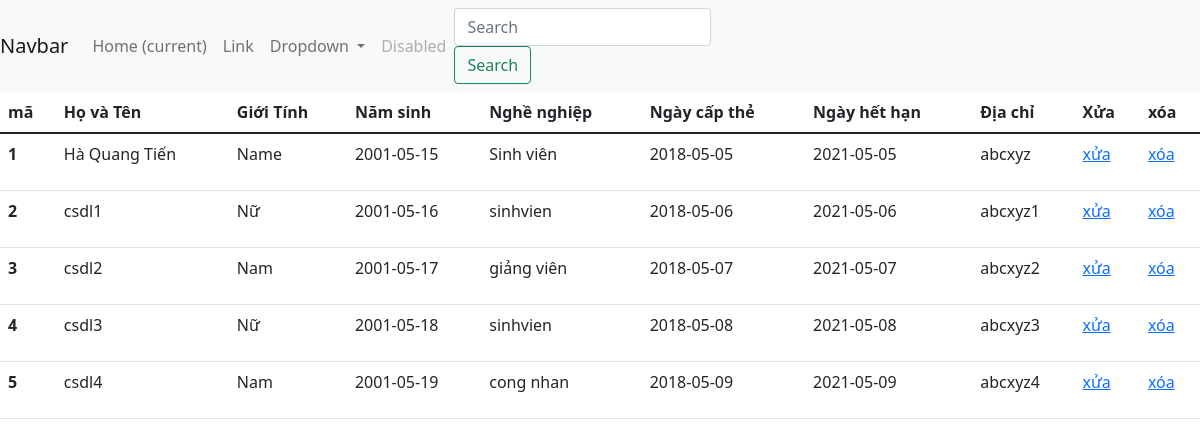
The page / on the database its author committed.
### tables this page shows
CREATE TABLE `docgia` (
  `madg` int(11) NOT NULL,
  `hovaten` varchar(200) NOT NULL,
  `gioitinh` varchar(200) NOT NULL,
  `namsinh` date NOT NULL,
  `nghenghiep` varchar(200) NOT NULL,
  `ngaycapthe` date NOT NULL,
  `ngayhethan` date NOT NULL,
  `diachi` varchar(200) NOT NULL
);

### controller/UserController.php (called while the page is built, shortened)
<?php
    require_once 'model/UserModel.php';
 class UserController{
    function index(){
        $userModel = new UserModel();
        $users = $userModel->getAllUsers();
        require_once "view/uesr/index.php";
    }
}
?>

### index.php (called while the page is built, shortened)
<?php
$action = isset($_GET['action']) ? $_GET['action'] :'index';
$object = new $classController();
$object->$action();
?>

### model/UserModel.php (called while the page is built, shortened)
<?php
    class UserModel{
        public function getAllUsers(){
            $conn = $this->connectDB();
            $sql = "SELECT * FROM docgia";
            $result = mysqli_query($conn,$sql);
            $arr_users = [];
            if(mysqli_num_rows($result) > 0){
                $arr_users = mysqli_fetch_all($result, MYSQLI_ASSOC);
            }
            return $arr_users;
        }
        public function connectDB() {
            $connection = mysqli_connect(DB_HOST, DB_USERNAME, DB_PASSWORD, DB_NAME);
            return $connection;
        }
    }
    ?>

### view/uesr/index.php (the view, shortened to what this page needs)
<!DOCTYPE html>
<html lang="en">
<head>
    <link href="https://cdn.jsdelivr.net/npm/bootstrap@5.1.3/dist/css/bootstrap.min.css" rel="stylesheet">
</head>
<nav class="navbar navbar-expand-lg navbar-light bg-light">
  <a class="navbar-brand" href="#">Navbar</a>
  <div class="collapse navbar-collapse" id="navbarSupportedContent">
    <ul class="navbar-nav mr-auto">
      <li class="nav-item active">
        <a class="nav-link" href="#">Home <span class="sr-only">(current)</span></a>
      </li>
      <li class="nav-item">
        <a class="nav-link" href="#">Link</a>
      </li>
      <li class="nav-item dropdown">
        <a class="nav-link dropdown-toggle" href="#" id="navbarDropdown" role="button" data-toggle="dropdown" aria-haspopup="true" aria-expanded="false">
          Dropdown
        </a>
      </li>
      <li class="nav-item">
        <a class="nav-link disabled" href="#">Disabled</a>
      </li>
    </ul>
    <form class="form-inline my-2 my-lg-0">
      <input class="form-control mr-sm-2" type="search" placeholder="Search" aria-label="Search">
      <button class="btn btn-outline-success my-2 my-sm-0" type="submit">Search</button>
    </form>
  </div>
</nav>
<table class="table">
  <thead>
    <tr>
    <th >mã </th>
      <th >Họ và Tên</th>
      <th >Giới Tính </th>
      <th >Năm sinh</th>
      <th >Nghề nghiệp</th>
      <th >Ngày cấp thẻ </th>
      <th >Ngày hết hạn</th>
      <th >Địa chỉ </th>
      <th >Xửa</th>
      <th >xóa</th>
    </tr>
  </thead>
  <tbody>
  <?php
  foreach($users as $user)
{
  ?>
    <tr>
      <th scope = "row"> <?php echo "<p> {$user['madg']} </p>"?> </th>
      <td> <?php echo "<p> {$user['hovaten']} </p>"?> </td>
      <td> <?php echo "<p> {$user['gioitinh']} </p>"?> </td>
      <td> <?php echo "<p> {$user['namsinh']} </p>"?> </td>
      <td> <?php echo "<p> {$user['nghenghiep']} </p>"?> </td>
      <td> <?php echo "<p> {$user['ngaycapthe']} </p>"?> </td>
      <td> <?php echo "<p> {$user['ngayhethan']} </p>"?> </td>
      <td> <?php echo "<p> {$user['diachi']} </p>"?> </td>
      <td> <a href="">xửa</a> </td>
      <td> <a href="UserModel.php?madg=<?php echo "<p> {$user['madg']} </p>"?>">xóa</a> </td>
    </tr>
  <?php
  }
  ?>
  </tbody>
</table>
</body>
</html>

### rows shown on the page
docgia: madg "1", hovaten "Hà Quang Tiến", gioitinh "Name", namsinh "2001-05-15", nghenghiep "Sinh viên", ngaycapthe "2018-05-05", ngayhethan "2021-05-05", diachi "abcxyz"
docgia: madg "2", hovaten "csdl1", gioitinh "Nữ", namsinh "2001-05-16", nghenghiep "sinhvien", ngaycapthe "2018-05-06", ngayhethan "2021-05-06", diachi "abcxyz1"
docgia: madg "3", hovaten "csdl2", gioitinh "Nam", namsinh "2001-05-17", nghenghiep "giảng viên", ngaycapthe "2018-05-07", ngayhethan "2021-05-07", diachi "abcxyz2"
docgia: madg "4", hovaten "csdl3", gioitinh "Nữ", namsinh "2001-05-18", nghenghiep "sinhvien", ngaycapthe "2018-05-08", ngayhethan "2021-05-08", diachi "abcxyz3"
docgia: madg "5", hovaten "csdl4", gioitinh "Nam", namsinh "2001-05-19", nghenghiep "cong nhan", ngaycapthe "2018-05-09", ngayhethan "2021-05-09", diachi "abcxyz4"
